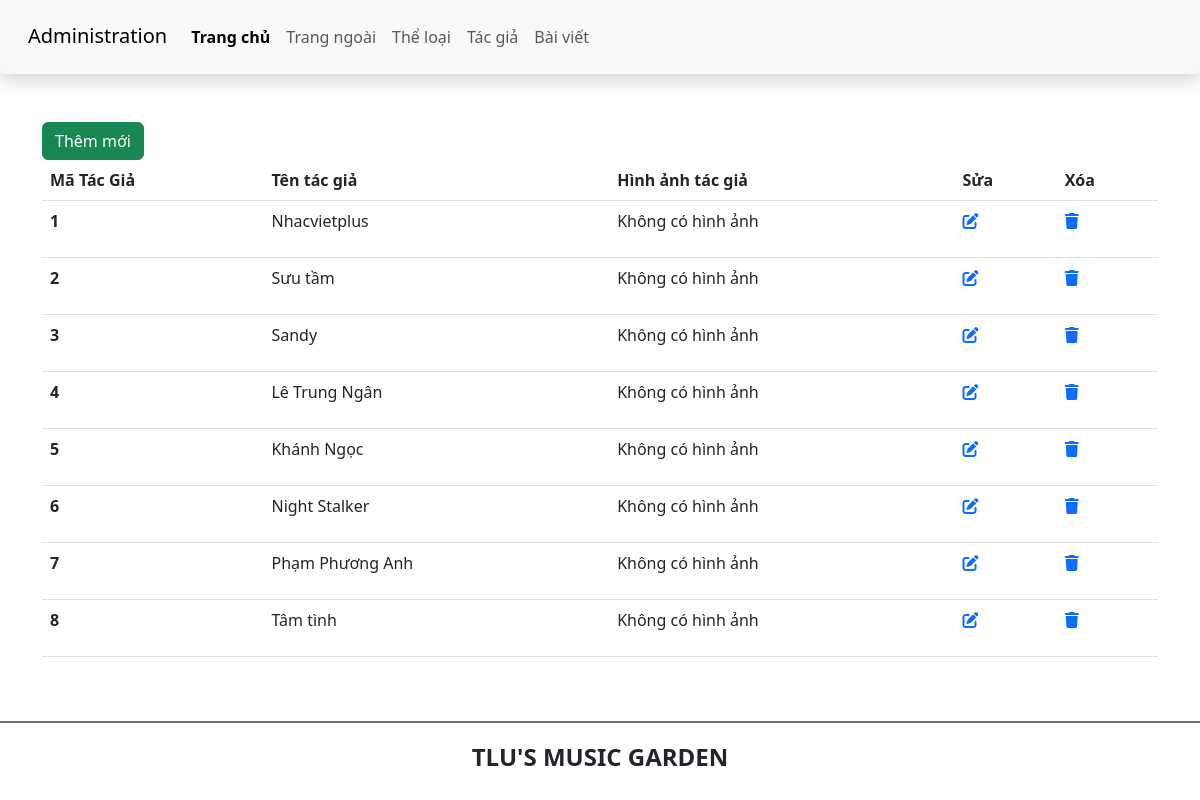
The page /btth01/admin/author.php on the database its author committed.
### tables this page shows
CREATE TABLE tacgia (
    ma_tgia INT UNSIGNED AUTO_INCREMENT PRIMARY KEY,
    ten_tgia VARCHAR(100) NOT NULL,
    hinh_tgia VARCHAR(100)
);

### btth01/Backend/DB.php (called while the page is built, shortened)
<?php
class DB
{
    private $servername;
    private $username;
    private $password;
    private $dbname;
    private $conn;
    public function __construct()
    {
        $this->servername = "localhost";
        $this->username = "root";
        $this->password = "";
        $this->dbname = "BTTH01_CSE485";
    }
    public function connect()
    {
        $this->conn = new mysqli($this->servername, $this->username, $this->password, $this->dbname);
    }
    public function selectData($table, $columns = "*", $condition = "")
    {
        $sql = "SELECT $columns FROM $table";
        $result = $this->conn->query($sql);
        return $result;
    }
}
?>

### btth01/admin/author.php (the view, shortened to what this page needs)
<?php
include '../Backend/DB.php';
try {
    $db = new DB();
    $db->connect();
    $result = $db->selectData("tacgia");
} catch (Exception $e) {
    echo "Lỗi: " . $e->getMessage();
}
?>
<?php include 'Components/admin_header.php' ?>
<main class="container mt-5 mb-5">
    <div class="row">
        <div class="col-sm">
            <a href="add_author.php" class="btn btn-success">Thêm mới</a>
            <table class="table">
                <thead>
                    <tr>
                        <th scope="col">Mã Tác Giả</th>
                        <th scope="col">Tên tác giả</th>
                        <th scope="col">Hình ảnh tác giả</th>
                        <th>Sửa</th>
                        <th>Xóa</th>
                    </tr>
                </thead>
                <tbody>
                    <?php if ($result->num_rows > 0): ?>
                        <?php while ($row = $result->fetch_assoc()): ?>
                            <tr>
                                <th scope="row"><?php echo $row['ma_tgia']; ?></th>
                                <td><?php echo $row['ten_tgia']; ?></td>
                                <td>
                                    <?php if (!empty($row['hinh_tgia'])): ?>
                                        <img src="<?php echo $row['hinh_tgia']; ?>" alt="Hình ảnh của <?php echo $row['ten_tgia']; ?>">
                                    <?php else: ?>
                                        <p>Không có hình ảnh</p>
                                    <?php endif; ?>
                                </td>
                                <td>
                                    <a href="edit_author.php?id=<?php echo $row['ma_tgia']; ?>"><i class="fa-solid fa-pen-to-square"></i></a>
                                </td>
                                <td>
                                    <a href="#"><i class="fa-solid fa-trash"></i></a>
                                </td>
                            </tr>
                        <?php endwhile; ?>
                    <?php else: ?>
                        <tr>
                            <td colspan="5">Không có dữ liệu tác giả.</td>
                        </tr>
                    <?php endif; ?>
                </tbody>
            </table>
        </div>
    </div>
</main>
<?php include 'Components/admin_footer.php' ?>

### btth01/admin/Components/admin_header.php (shortened to what this page needs)
<!DOCTYPE html>
<html lang="en">
<head>
    <link href="https://cdn.jsdelivr.net/npm/bootstrap@5.3.0-alpha1/dist/css/bootstrap.min.css" rel="stylesheet">
    <link rel="stylesheet" href="https://cdnjs.cloudflare.com/ajax/libs/font-awesome/6.3.0/css/all.min.css" />
    <link rel="stylesheet" href="css/style_login.css">
</head>
<body>
    <header>
        <nav class="navbar navbar-expand-lg bg-body-tertiary shadow p-3 bg-white rounded">
            <div class="container-fluid">
                <div class="h3">
                    <a class="navbar-brand" href="#">Administration</a>
                </div>
                <div class="collapse navbar-collapse" id="navbarSupportedContent">
                    <ul class="navbar-nav me-auto mb-2 mb-lg-0">
                        <li class="nav-item">
                            <a class="nav-link active fw-bold" aria-current="page" href="./">Trang chủ</a>
                        </li>
                        <li class="nav-item">
                            <a class="nav-link" href="../index.php">Trang ngoài</a>
                        </li>
                        <li class="nav-item">
                            <a class="nav-link" href="../admin/category.php">Thể loại</a>
                        </li>
                        <li class="nav-item">
                            <a class="nav-link" href="../admin/author.php">Tác giả</a>
                        </li>
                        <li class="nav-item">
                            <a class="nav-link" href="../admin/article.php">Bài viết</a>
                        </li>
                    </ul>
                </div>
            </div>
        </nav>
    </header>

### btth01/admin/Components/admin_footer.php (shortened to what this page needs)
<footer class="bg-white d-flex justify-content-center align-items-center border-top border-secondary  border-2" style="height:80px">
        <h4 class="text-center text-uppercase fw-bold">TLU's music garden</h4>
    </footer>
</body>
</html>

### rows shown on the page
tacgia: ma_tgia "1", ten_tgia "Nhacvietplus", shows "Không có hình ảnh"
tacgia: ma_tgia "2", ten_tgia "Sưu tầm", shows "Không có hình ảnh"
tacgia: ma_tgia "3", ten_tgia "Sandy", shows "Không có hình ảnh"
tacgia: ma_tgia "4", ten_tgia "Lê Trung Ngân", shows "Không có hình ảnh"
tacgia: ma_tgia "5", ten_tgia "Khánh Ngọc", shows "Không có hình ảnh"
tacgia: ma_tgia "6", ten_tgia "Night Stalker", shows "Không có hình ảnh"
tacgia: ma_tgia "7", ten_tgia "Phạm Phương Anh", shows "Không có hình ảnh"
tacgia: ma_tgia "8", ten_tgia "Tâm tình", shows "Không có hình ảnh"
